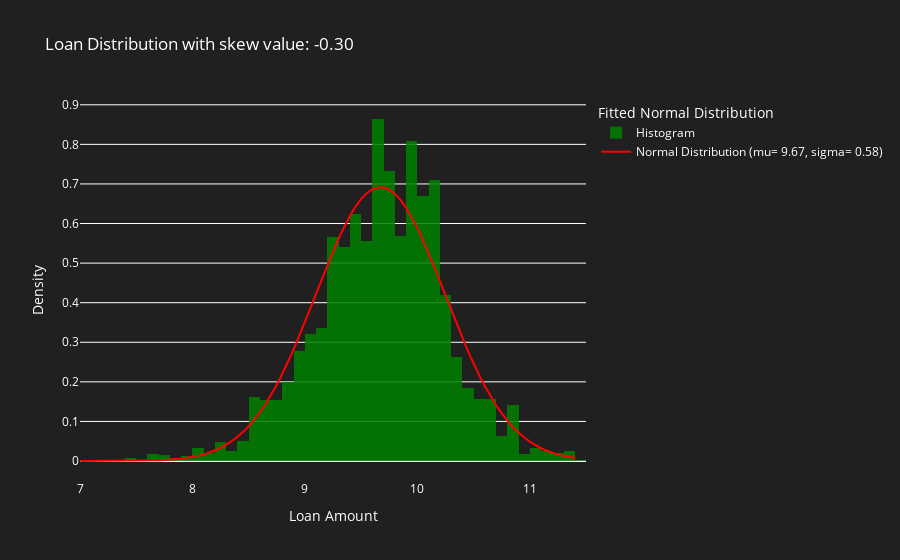

Notebook source saved alongside this figure:
### Code cell
mu, sigma = stats.norm.fit(np.log(df['LOAN']))

hist_data = go.Histogram(x= np.log(df['LOAN']), nbinsx= 75, name= 'Histogram', opacity= .85, histnorm='probability density', marker= dict(color= 'green'))

x_norm = np.linspace(np.log(df['LOAN']).min(), np.log(df['LOAN']).max(), 100)
y_norm = stats.norm.pdf(x_norm, mu, sigma)

norm_data = go.Scatter(x= x_norm, y= y_norm, mode= 'lines', name= f"Normal Distribution (mu= {mu:.2f}, sigma= {sigma:.2f})", line= dict(color="red"))

fig1= go.Figure(data=[hist_data, norm_data])

skew_value = np.log(df['LOAN']).skew()

fig1.update_layout(
    title= f'Loan Distribution with skew value: {skew_value:.2f}',
    xaxis_title= "Loan Amount",
    yaxis_title= "Density",
    legend_title_text= "Fitted Normal Distribution",
    plot_bgcolor= 'rgba(32,32,32,1)',
    paper_bgcolor= 'rgba(32,32,32,1)',
    font= dict(color= 'white')
)

### Figure 1 — Plotly figure (JSON) as saved in the notebook; plotly's stock layout.template omitted (floating-point values rounded to 4 significant figures; data arrays with more than 128 entries replaced by an {"elided": "..."} marker saying what was removed)
{"data": [{"histnorm": "probability density", "marker": {"color": "green"}, "name": "Histogram", "nbinsx": 75, "opacity": 0.85, "type": "histogram", "x": {"elided": "5960 float values"}}, {"line": {"color": "red"}, "mode": "lines", "name": "Normal Distribution (mu= 9.67, sigma= 0.58)", "type": "scatter", "x": [7.003, 7.048, 7.092, 7.137, 7.181, 7.225, 7.27, 7.314, 7.359, 7.403, 7.448, 7.492, 7.537, 7.581, 7.626, 7.67, 7.715, 7.759, 7.804, 7.848, 7.893, 7.937, 7.982, 8.026, 8.071, 8.115, 8.16, 8.204, 8.248, 8.293, 8.337, 8.382, 8.426, 8.471, 8.515, 8.56, 8.604, 8.649, 8.693, 8.738, 8.782, 8.827, 8.871, 8.916, 8.96, 9.005, 9.049, 9.094, 9.138, 9.183, 9.227, 9.271, 9.316, 9.36, 9.405, 9.449, 9.494, 9.538, 9.583, 9.627, 9.672, 9.716, 9.761, 9.805, 9.85, 9.894, 9.939, 9.983, 10.03, 10.07, 10.12, 10.16, 10.21, 10.25, 10.29, 10.34, 10.38, 10.43, 10.47, 10.52, 10.56, 10.61, 10.65, 10.69, 10.74, 10.78, 10.83, 10.87, 10.92, 10.96, 11.01, 11.05, 11.1, 11.14, 11.18, 11.23, 11.27, 11.32, 11.36, 11.41], "y": [1.549e-05, 2.206e-05, 3.125e-05, 4.399e-05, 6.156e-05, 8.564e-05, 0.0001184, 0.0001628, 0.0002225, 0.0003022, 0.0004082, 0.0005479, 0.0007311, 0.0009698, 0.001279, 0.001676, 0.002184, 0.002829, 0.003643, 0.004663, 0.005934, 0.007505, 0.009437, 0.0118, 0.01466, 0.0181, 0.02222, 0.02713, 0.03291, 0.03969, 0.04759, 0.05672, 0.06719, 0.07914, 0.09265, 0.1078, 0.1247, 0.1435, 0.164, 0.1864, 0.2105, 0.2364, 0.2639, 0.2929, 0.3231, 0.3543, 0.3862, 0.4185, 0.4508, 0.4827, 0.5138, 0.5437, 0.5719, 0.598, 0.6215, 0.6422, 0.6596, 0.6735, 0.6836, 0.6897, 0.6918, 0.6897, 0.6836, 0.6735, 0.6596, 0.6422, 0.6215, 0.5979, 0.5718, 0.5436, 0.5138, 0.4827, 0.4507, 0.4184, 0.3862, 0.3542, 0.323, 0.2928, 0.2639, 0.2364, 0.2105, 0.1863, 0.164, 0.1434, 0.1247, 0.1078, 0.09262, 0.07911, 0.06718, 0.0567, 0.04757, 0.03968, 0.0329, 0.02712, 0.02222, 0.01809, 0.01465, 0.01179, 0.009433, 0.007502]}], "layout": {"font": {"color": "white"}, "legend": {"title": {"text": "Fitted Normal Distribution"}}, "paper_bgcolor": "rgba(32,32,32,1)", "plot_bgcolor": "rgba(32,32,32,1)", "title": {"text": "Loan Distribution with skew value: -0.30"}, "xaxis": {"title": {"text": "Loan Amount"}}, "yaxis": {"title": {"text": "Density"}}}}
